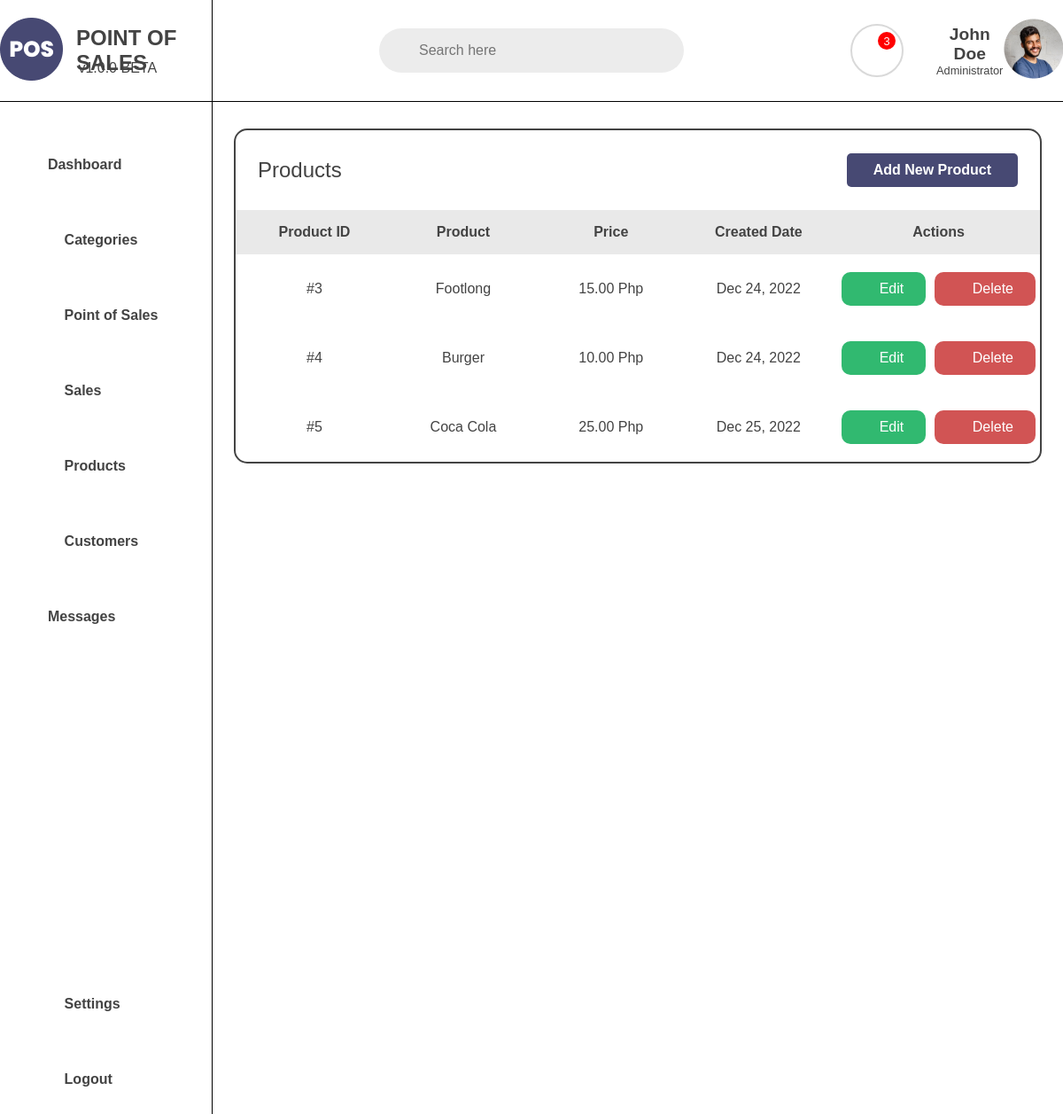
Page /mamgic-foodhub/products/ on the committed database.
### store/models.py (models this page shows, shortened)
class Product(models.Model):
    product_name = models.CharField(max_length=100)
    product_slug = models.SlugField(max_length=100, unique=True, null=True, blank=True)
    product_description = models.TextField(max_length=1000, blank=True)
    product_price = models.DecimalField(max_digits=10, decimal_places=2)
    product_image = models.ImageField(upload_to='product_images', blank=True)
    product_category = models.ForeignKey(Category, on_delete=models.CASCADE, null=True)
    product_store = models.ForeignKey(Store, on_delete=models.CASCADE)
    product_created = models.DateTimeField(blank=True,null=True)

### store/views.py (the view)
# urls.py: path('<slug:store_slug>/products/', views.pos_products, name='pos_products'),
def pos_products(request, store_slug):
    store = get_object_or_404(Store, store_slug=store_slug)
    product = Product.objects.filter(product_store=store)
    context = {
        'store': store,
        'products': product
    }
    return render(request, 'includes/pos/pos_includes/pos_products.html', context)

### store/templates/includes/pos/pos_includes/pos_products.html (shortened to what this page needs)
{% extends "includes/pos/base_templates/pos_base.html" %}
{% load static %}
{% block css %}
<link rel="stylesheet" href="{% static 'css/includes/product.css' %}">
{% endblock %}
{% block content %}
{% include "navbar.html" %}
<div class="pos-products-container">
    <div class="pos-products-header">
        <h1>Products</h1>
        <div class="add-products-btn">
            <a href="{% url 'add_product' store_slug=store.store_slug %}">Add New Product</a>
        </div>
    </div>
    <div class="pos-products-table">
        <table>
            <tr class="products-tbl-header">
                <th>Product ID</th>
                <th>Product</th>
                <th>Price</th>
                <th>Created Date</th>
                <th>Actions</th>
            </tr>
            {% for product in products %}
            <tr class="products-tbl-content">
                <td>#{{product.id}}</td>
                <td>{{product.product_name}}</td>
                <td>{{product.product_price}} Php</td>
                <td>{{product.product_created | date:"M d, Y"}}</td>
                <td class="products-tbl-btns">
                    <a href="{% url 'update_product' store_slug=store.store_slug pk=product.id %}"
                        class="products-tbl-edit"><i class="fa-solid fa-edit"></i>Edit</a>
                    <a href="{% url 'delete_product' store_slug=store.store_slug pk=product.id %}"
                        class="products-tbl-delete"><i class="fa-solid fa-trash"></i>Delete</a>
                </td>
            </tr>
            {% endfor %}
        </table>
    </div>
</div>
{% endblock %}

### store/static/css/includes/product.css (style rules this page uses)
.pos-products-container { display: block; width: 95%; margin: 30px auto; border: 2px solid #434343; border-radius: 15px; }
.pos-products-header { width: 100%; height: 50px; display: flex; justify-content: space-between; align-items: center; padding: 20px 25px; margin: 20px 0px; }
.add-products-btn { padding: 10px 30px; background-color: #474973; border: none; border-radius: 5px; }
.add-products-btn a { font-size: 1rem; font-weight: 600; cursor: pointer; text-decoration: none; color: white; }
.pos-products-header h1 { font-size: 1.5rem; font-weight: 500; color: #434343; }
.pos-products-table { width: 100%; }
.pos-products-table table { width: 100%; border-collapse: collapse; }
.products-tbl-header { width: 95%; height: 50px; background-color: #e9e9e9; }
.products-tbl-header th { font-size: 1rem; font-weight: 600; color: #434343; text-align: center; padding-left: 10px; width: 20%; }
.products-tbl-content { width: 95%; height: 50px; }
.products-tbl-content td { font-size: 1rem; font-weight: 500; color: #434343; text-align: center; padding-left: 10px; }
.products-tbl-btns { width: 50%; display: flex; justify-content: center; align-items: center; margin: 20px auto; }
.products-tbl-edit { padding: 10px 25px; background-color: #31B970; border-radius: 10px; display: flex; justify-content: center; align-items: center; font-size: 1rem; font-weight: 500; color: #ffffff; cursor: pointer; text-decoration: none; margin: 0px 5px; transition: all 0.3s ease; }
.products-tbl-delete { margin: 0px 5px; padding: 10px 25px; background-color: #D15454; border-radius: 10px; display: flex; justify-content: center; align-items: center; font-size: 1rem; font-weight: 500; color: #ffffff; cursor: pointer; text-decoration: none; transition: all 0.3s ease; }
.products-tbl-edit i { margin-right: 5px; }
.products-tbl-delete i { margin-right: 5px; }

### store/static/css/base.css (style rules this page uses)
* { margin: 0; padding: 0; box-sizing: border-box; font-family: 'Poppins', sans-serif; }
body { position: relative; }

### rows in the picture
Product: id "3", product_name "Footlong", product_price "15.00", product_created "Dec 24, 2022"
Product: id "4", product_name "Burger", product_price "10.00", product_created "Dec 24, 2022"
Product: id "5", product_name "Coca Cola", product_price "25.00", product_created "Dec 25, 2022"
